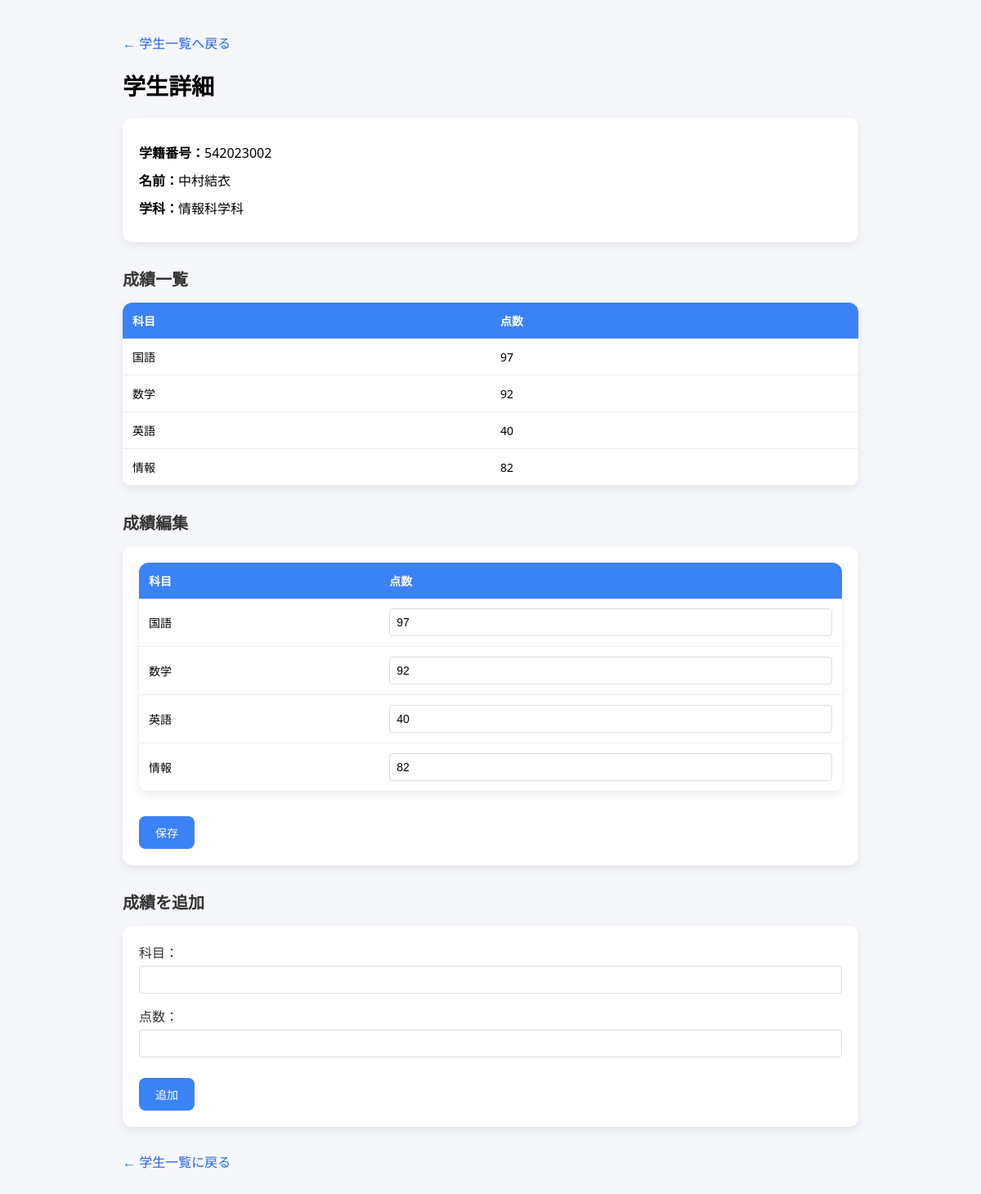
/students/542023002, run on the app's committed database.
### tables this page shows
CREATE TABLE students (
    student_id TEXT PRIMARY KEY,
    name TEXT NOT NULL,
    department TEXT NOT NULL,
    grade INTEGER NOT NULL,
    year INTEGER NOT NULL
);

CREATE TABLE scores (
    id INTEGER PRIMARY KEY AUTOINCREMENT,
    student_id TEXT NOT NULL,
    subject TEXT NOT NULL,
    score INTEGER NOT NULL,
    FOREIGN KEY (student_id) REFERENCES students(student_id)
);

### app.py (the view)
@app.route("/students/<student_id>")
def student_detail(student_id):
    cur = get_db().cursor()
    cur.execute(
        "SELECT student_id, name, department FROM students WHERE student_id = ?",
        (student_id,)
    )
    student = cur.fetchone()
    cur.execute(
        "SELECT subject, score FROM scores WHERE student_id = ?",
        (student_id,)
    )
    scores = cur.fetchall()
    return render_template(
        "student_detail.html",
        student=student,
        scores=scores
    )

### app.py (called while the page is built)
def get_db():
    db = getattr(g, "_database", None)
    if db is None:
        db = g._database = sqlite3.connect(DATABASE)
    return db

@app.teardown_appcontext
def close_connection(exception):
    db = getattr(g, "_database", None)
    if db is not None:
        db.close()

### templates/student_detail.html (shortened to what this page needs)
<!DOCTYPE html>
<html lang="ja">
<head>
</head>
<body>
  <div class="container">
    <p style="margin-bottom: 20px;">
      <a href="/students" style="color: #2563eb; text-decoration: none;">← 学生一覧へ戻る</a>
    </p>
    <h1>学生詳細</h1>
    <div class="info-card">
      <p><strong>学籍番号：</strong>{{ student[0] }}</p>
      <p><strong>名前：</strong>{{ student[1] }}</p>
      <p><strong>学科：</strong>{{ student[2] }}</p>
    </div>
    <h2>成績一覧</h2>
    {% if scores %}
    <table>
      <thead>
        <tr>
          <th>科目</th>
          <th>点数</th>
        </tr>
      </thead>
      <tbody>
        {% for s in scores %}
        <tr>
          <td>{{ s[0] }}</td>
          <td>{{ s[1] }}</td>
        </tr>
        {% endfor %}
      </tbody>
    </table>
    {% else %}
    <div class="info-card">
      <p style="color: #666; text-align: center;">成績が登録されていません</p>
    </div>
    {% endif %}
    <h2>成績編集</h2>
    {% if scores %}
    <div class="info-card">
      <form method="post" action="/students/{{ student[0] }}/edit">
        <table>
          <thead>
            <tr>
              <th>科目</th>
              <th>点数</th>
            </tr>
          </thead>
          <tbody>
            {% for s in scores %}
            <tr>
              <td>{{ s[0] }}</td>
              <td>
                <input
                  type="number"
                  name="{{ s[0] }}"
                  value="{{ s[1] }}"
                  min="0"
                  max="100"
                >
              </td>
            </tr>
            {% endfor %}
          </tbody>
        </table>
        <button type="submit">保存</button>
      </form>
    </div>
    {% endif %}
    <h2>成績を追加</h2>
    <div class="info-card">
      <form method="post" action="/students/{{ student[0] }}/add_score">
        <div class="form-group">
          <label for="subject">科目：</label>
          <input type="text" id="subject" name="subject" required>
        </div>
        <div class="form-group">
          <label for="score">点数：</label>
          <input type="number" id="score" name="score" min="0" max="100" required>
        </div>
        <button type="submit">追加</button>
      </form>
    </div>
    <p style="margin-top: 30px;"><a href="/students">← 学生一覧に戻る</a></p>
  </div>
</body>
</html>

### templates/student_detail.html (style rules this page uses)
body { font-family: "Segoe UI", sans-serif; background: #f5f7fa; margin: 0; padding: 0; }
.container { max-width: 900px; margin: 40px auto; }
h1 { font-size: 28px; margin-bottom: 20px; }
h2 { font-size: 20px; margin-top: 30px; margin-bottom: 15px; color: #333; }
.info-card { background: white; padding: 20px; border-radius: 12px; box-shadow: 0 4px 12px rgba(0,0,0,0.08); margin-bottom: 20px; }
.info-card p { margin: 10px 0; font-size: 16px; }
table { width: 100%; border-collapse: collapse; background: white; border-radius: 12px; overflow: hidden; box-shadow: 0 4px 12px rgba(0,0,0,0.08); margin-bottom: 20px; }
th { background: #3b82f6; color: white; padding: 12px; text-align: left; font-size: 14px; }
td { padding: 12px; border-bottom: 1px solid #eee; font-size: 14px; }
input[type="number"], input[type="text"] { padding: 8px; border: 1px solid #ddd; border-radius: 4px; font-size: 14px; width: 100%; box-sizing: border-box; }
button { background: #3b82f6; color: white; padding: 10px 20px; border: none; border-radius: 8px; cursor: pointer; font-size: 14px; margin-top: 10px; }
a { color: #2563eb; text-decoration: none; }
.form-group { margin-bottom: 15px; }
.form-group label { display: block; margin-bottom: 5px; font-weight: 500; color: #333; }

### data on the page
students: student_id "542023002", name "中村結衣", department "情報科学科"
scores: subject "国語", score "97"
scores: subject "数学", score "92"
scores: subject "英語", score "40"
scores: subject "情報", score "82"
